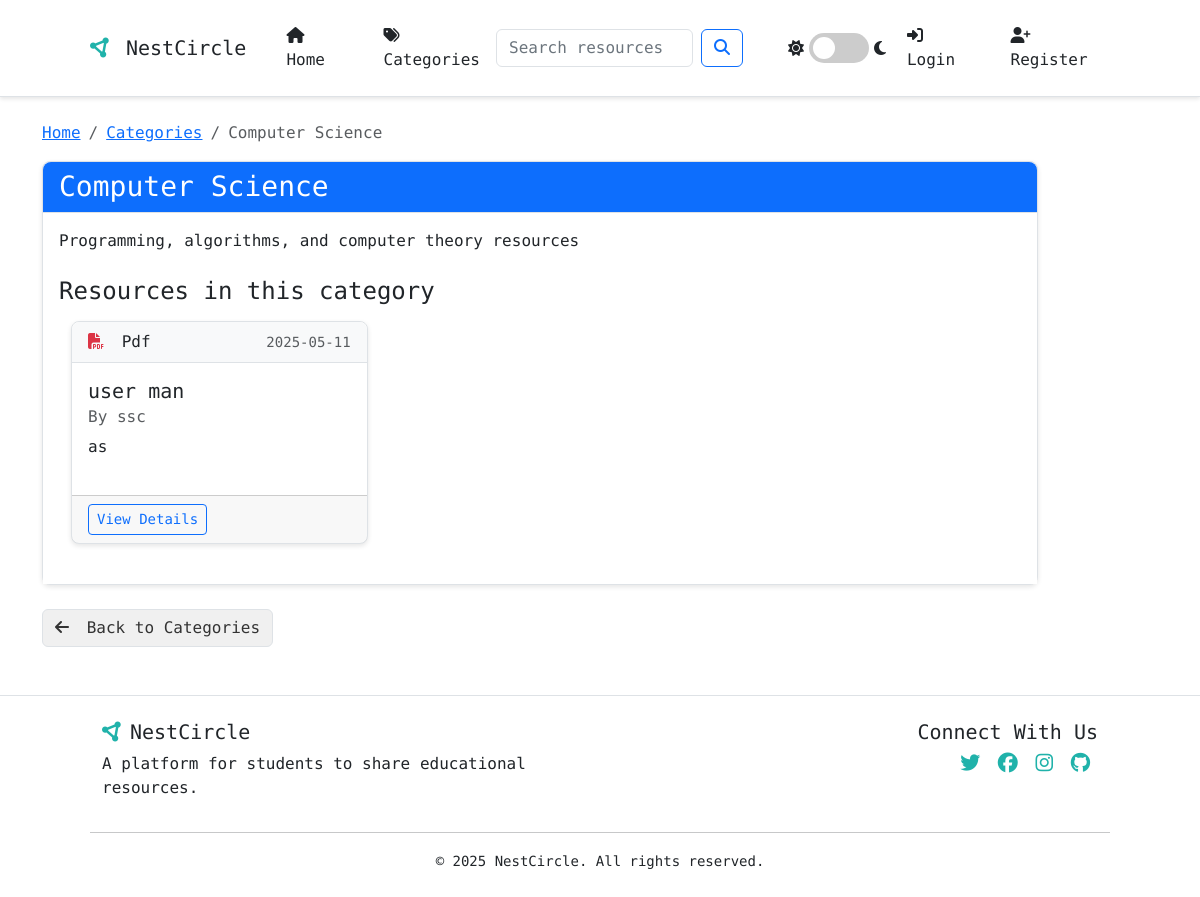
Before: /category/2 with the older database file.
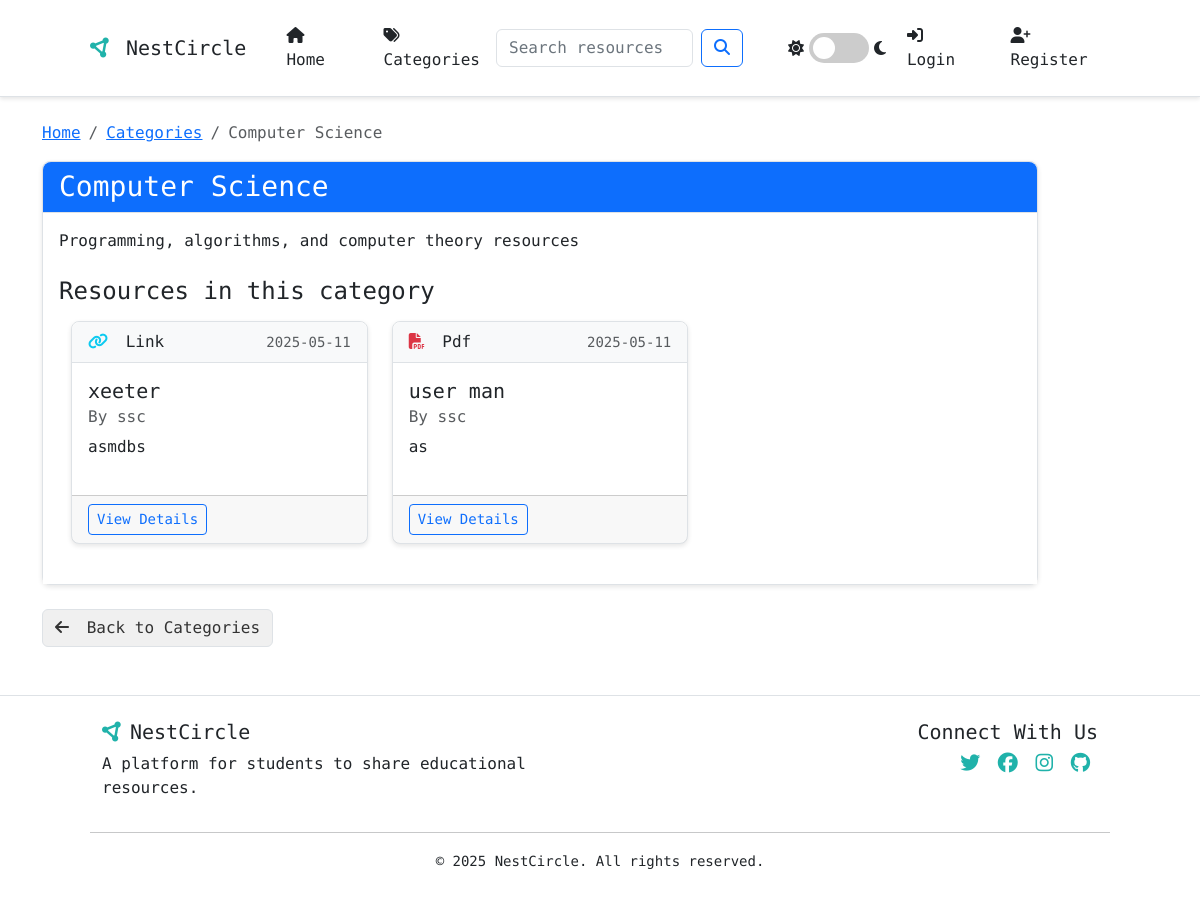
After: the same page with the newer database file.
### app.py (models this page shows, shortened)
class Resource(db.Model):
    id = db.Column(db.Integer, primary_key=True)
    title = db.Column(db.String(100), nullable=False)
    description = db.Column(db.Text, nullable=False)
    date_posted = db.Column(db.DateTime, nullable=False, default=datetime.utcnow)
    resource_type = db.Column(db.String(20), nullable=False)  # "link", "pdf", "youtube", etc.
    content = db.Column(db.Text, nullable=False)  # URL or file path
    user_id = db.Column(db.Integer, db.ForeignKey('user.id'), nullable=False)
    ratings = db.relationship('Rating', backref='resource', lazy=True, cascade="all, delete-orphan")
    comments = db.relationship('Comment', backref='resource', lazy=True, cascade="all, delete-orphan",
                              order_by="desc(Comment.date_posted)")
    bookmarks = db.relationship('Bookmark', backref='resource', lazy=True, cascade="all, delete-orphan")

class User(db.Model, UserMixin):
    id = db.Column(db.Integer, primary_key=True)
    username = db.Column(db.String(20), unique=True, nullable=False)
    email = db.Column(db.String(120), unique=True, nullable=False)
    password = db.Column(db.String(60), nullable=False)
    role = db.Column(db.String(20), nullable=False, default='user')  # 'user', 'moderator', 'admin'
    email_verified = db.Column(db.Boolean, default=False)
    notification_preferences = db.Column(db.Text, default='{"new_resources": true, "comments_on_resources": true, "ratings_on_resources": false}')
    resources = db.relationship('Resource', backref='author', lazy=True)
    ratings = db.relationship('Rating', backref='user', lazy=True)
    comments = db.relationship('Comment', backref='author', lazy=True)
    bookmarks = db.relationship('Bookmark', backref='user', lazy=True)

### app.py (the view)
@app.route('/category/<int:category_id>')
def category(category_id):
    category = Category.query.get_or_404(category_id)
    resources = Resource.query.join(Resource.categories).filter(Category.id == category_id).order_by(Resource.date_posted.desc()).all()
    return render_template('category.html', category=category, resources=resources)

### app.py (called while the page is built)
@app.context_processor
def inject_now():
    return {'now': datetime.utcnow()}

@app.context_processor
def inject_user_roles():
    return {'is_admin': current_user.is_authenticated and current_user.has_role('admin'),
            'is_moderator': current_user.is_authenticated and current_user.has_role('moderator')}

### templates/category.html (shortened to what this page needs)
{% extends "base.html" %}
{% block content %}
<div class="row">
    <div class="col-12">
        <nav aria-label="breadcrumb">
            <ol class="breadcrumb">
                <li class="breadcrumb-item"><a href="{{ url_for('home') }}">Home</a></li>
                <li class="breadcrumb-item"><a href="{{ url_for('categories') }}">Categories</a></li>
                <li class="breadcrumb-item active" aria-current="page">{{ category.name }}</li>
            </ol>
        </nav>
        <div class="card mb-4">
            <div class="card-header bg-primary text-white">
                <h3 class="mb-0">{{ category.name }}</h3>
            </div>
            <div class="card-body">
                <p>{{ category.description or 'No description available.' }}</p>
                <h4 class="mt-4 mb-3">Resources in this category</h4>
                {% if resources %}
                    <div class="row">
                        {% for resource in resources %}
                            <div class="col-md-4 mb-4">
                                <div class="card h-100">
                                    <div class="card-header d-flex justify-content-between align-items-center">
                                        <span>
                                            {% if resource.resource_type == 'link' %}
                                                <i class="fas fa-link text-info me-2"></i>
                                            {% elif resource.resource_type == 'pdf' %}
                                                <i class="fas fa-file-pdf text-danger me-2"></i>
                                            {% elif resource.resource_type == 'youtube' %}
                                                <i class="fab fa-youtube text-danger me-2"></i>
                                            {% endif %}
                                            {{ resource.resource_type|capitalize }}
                                        </span>
                                        <small class="text-muted">{{ resource.date_posted.strftime('%Y-%m-%d') }}</small>
                                    </div>
                                    <div class="card-body">
                                        <h5 class="card-title">{{ resource.title }}</h5>
                                        <h6 class="card-subtitle mb-2 text-muted">By {{ resource.author.username }}</h6>
                                        <p class="card-text">{{ resource.description|truncate(100) }}</p>
                                    </div>
                                    <div class="card-footer">
                                        <a href="{{ url_for('resource', resource_id=resource.id) }}" class="btn btn-sm btn-outline-primary">View Details</a>
                                    </div>
                                </div>
                            </div>
                        {% endfor %}
                    </div>
                {% else %}
                    <div class="alert alert-info">
                        <i class="fas fa-info-circle me-2"></i> No resources in this category yet.
                    </div>
                {% endif %}
            </div>
        </div>
        <a href="{{ url_for('categories') }}" class="btn btn-outline-secondary">
            <i class="fas fa-arrow-left me-2"></i> Back to Categories
        </a>
    </div>
</div>
{% endblock %}

Changed rows visible on the page:
added Resource: resource_type "Link", date_posted "2025-05-11", title "xeeter", author.username "ssc", description "asmdbs"
